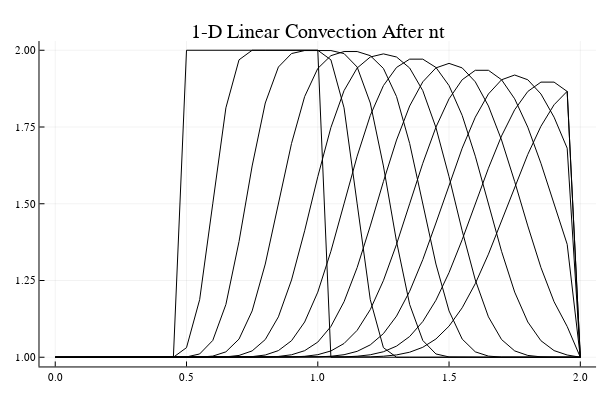

Write notebook code for a chart like this one.
### Code cell
plot()
for nt = 0:5:50
    plot!(range(0,stop = 2, length = 41),one_linearconv(41,nt,0.025,1),
        title = "1-D Linear Convection After nt",color=:black,legend=false)
end
plot!()

### Figure 1 — Plotly figure (JSON) as saved in the notebook; plotly's stock layout.template omitted (floating-point values rounded to 4 significant figures)
{"data": [{"colorbar": {"title": ""}, "hoverinfo": "text", "legendgroup": "y1", "line": {"color": "rgba(0, 0, 0, 1.000)", "dash": "solid", "shape": "linear", "width": 1}, "mode": "lines", "name": "y1", "showlegend": true, "text": [null, null, null, null, null, null, null, null, null, null, null, null, null, null, null, null, null, null, null, null, null, null, null, null, null, null, null, null, null, null, null, null, null, null, null, null, null, null, null, null, null], "type": "scatter", "x": [0, 0.05, 0.1, 0.15, 0.2, 0.25, 0.3, 0.35, 0.4, 0.45, 0.5, 0.55, 0.6, 0.65, 0.7, 0.75, 0.8, 0.85, 0.9, 0.95, 1, 1.05, 1.1, 1.15, 1.2, 1.25, 1.3, 1.35, 1.4, 1.45, 1.5, 1.55, 1.6, 1.65, 1.7, 1.75, 1.8, 1.85, 1.9, 1.95, 2], "xaxis": "x1", "y": [1, 1, 1, 1, 1, 1, 1, 1, 1, 1, 2, 2, 2, 2, 2, 2, 2, 2, 2, 2, 2, 1, 1, 1, 1, 1, 1, 1, 1, 1, 1, 1, 1, 1, 1, 1, 1, 1, 1, 1, 1], "yaxis": "y1", "zmax": 0.1, "zmin": -0.1}, {"colorbar": {"title": ""}, "hoverinfo": "text", "legendgroup": "y2", "line": {"color": "rgba(0, 0, 0, 1.000)", "dash": "solid", "shape": "linear", "width": 1}, "mode": "lines", "name": "y2", "showlegend": true, "text": [null, null, null, null, null, null, null, null, null, null, null, null, null, null, null, null, null, null, null, null, null, null, null, null, null, null, null, null, null, null, null, null, null, null, null, null, null, null, null, null, null], "type": "scatter", "x": [0, 0.05, 0.1, 0.15, 0.2, 0.25, 0.3, 0.35, 0.4, 0.45, 0.5, 0.55, 0.6, 0.65, 0.7, 0.75, 0.8, 0.85, 0.9, 0.95, 1, 1.05, 1.1, 1.15, 1.2, 1.25, 1.3, 1.35, 1.4, 1.45, 1.5, 1.55, 1.6, 1.65, 1.7, 1.75, 1.8, 1.85, 1.9, 1.95, 2], "xaxis": "x1", "y": [1, 1, 1, 1, 1, 1, 1, 1, 1, 1, 1.031, 1.188, 1.5, 1.812, 1.969, 2, 2, 2, 2, 2, 2, 1.969, 1.812, 1.5, 1.188, 1.031, 1, 1, 1, 1, 1, 1, 1, 1, 1, 1, 1, 1, 1, 1, 1], "yaxis": "y1", "zmax": 0.1, "zmin": -0.1}, {"colorbar": {"title": ""}, "hoverinfo": "text", "legendgroup": "y3", "line": {"color": "rgba(0, 0, 0, 1.000)", "dash": "solid", "shape": "linear", "width": 1}, "mode": "lines", "name": "y3", "showlegend": true, "text": [null, null, null, null, null, null, null, null, null, null, null, null, null, null, null, null, null, null, null, null, null, null, null, null, null, null, null, null, null, null, null, null, null, null, null, null, null, null, null, null, null], "type": "scatter", "x": [0, 0.05, 0.1, 0.15, 0.2, 0.25, 0.3, 0.35, 0.4, 0.45, 0.5, 0.55, 0.6, 0.65, 0.7, 0.75, 0.8, 0.85, 0.9, 0.95, 1, 1.05, 1.1, 1.15, 1.2, 1.25, 1.3, 1.35, 1.4, 1.45, 1.5, 1.55, 1.6, 1.65, 1.7, 1.75, 1.8, 1.85, 1.9, 1.95, 2], "xaxis": "x1", "y": [1, 1, 1, 1, 1, 1, 1, 1, 1, 1, 1.001, 1.011, 1.055, 1.172, 1.377, 1.623, 1.828, 1.945, 1.989, 1.999, 2, 1.999, 1.989, 1.945, 1.828, 1.623, 1.377, 1.172, 1.055, 1.011, 1.001, 1, 1, 1, 1, 1, 1, 1, 1, 1, 1], "yaxis": "y1", "zmax": 0.1, "zmin": -0.1}, {"colorbar": {"title": ""}, "hoverinfo": "text", "legendgroup": "y4", "line": {"color": "rgba(0, 0, 0, 1.000)", "dash": "solid", "shape": "linear", "width": 1}, "mode": "lines", "name": "y4", "showlegend": true, "text": [null, null, null, null, null, null, null, null, null, null, null, null, null, null, null, null, null, null, null, null, null, null, null, null, null, null, null, null, null, null, null, null, null, null, null, null, null, null, null, null, null], "type": "scatter", "x": [0, 0.05, 0.1, 0.15, 0.2, 0.25, 0.3, 0.35, 0.4, 0.45, 0.5, 0.55, 0.6, 0.65, 0.7, 0.75, 0.8, 0.85, 0.9, 0.95, 1, 1.05, 1.1, 1.15, 1.2, 1.25, 1.3, 1.35, 1.4, 1.45, 1.5, 1.55, 1.6, 1.65, 1.7, 1.75, 1.8, 1.85, 1.9, 1.95, 2], "xaxis": "x1", "y": [1, 1, 1, 1, 1, 1, 1, 1, 1, 1, 1.0, 1.0, 1.004, 1.018, 1.059, 1.151, 1.304, 1.5, 1.696, 1.849, 1.941, 1.982, 1.996, 1.996, 1.982, 1.941, 1.849, 1.696, 1.5, 1.304, 1.151, 1.059, 1.018, 1.004, 1.0, 1.0, 1, 1, 1, 1, 1], "yaxis": "y1", "zmax": 0.1, "zmin": -0.1}, {"colorbar": {"title": ""}, "hoverinfo": "text", "legendgroup": "y5", "line": {"color": "rgba(0, 0, 0, 1.000)", "dash": "solid", "shape": "linear", "width": 1}, "mode": "lines", "name": "y5", "showlegend": true, "text": [null, null, null, null, null, null, null, null, null, null, null, null, null, null, null, null, null, null, null, null, null, null, null, null, null, null, null, null, null, null, null, null, null, null, null, null, null, null, null, null, null], "type": "scatter", "x": [0, 0.05, 0.1, 0.15, 0.2, 0.25, 0.3, 0.35, 0.4, 0.45, 0.5, 0.55, 0.6, 0.65, 0.7, 0.75, 0.8, 0.85, 0.9, 0.95, 1, 1.05, 1.1, 1.15, 1.2, 1.25, 1.3, 1.35, 1.4, 1.45, 1.5, 1.55, 1.6, 1.65, 1.7, 1.75, 1.8, 1.85, 1.9, 1.95, 2], "xaxis": "x1", "y": [1, 1, 1, 1, 1, 1, 1, 1, 1, 1, 1.0, 1.0, 1.0, 1.001, 1.006, 1.021, 1.058, 1.132, 1.252, 1.412, 1.588, 1.748, 1.868, 1.942, 1.978, 1.988, 1.978, 1.942, 1.868, 1.748, 1.588, 1.412, 1.252, 1.132, 1.058, 1.021, 1.006, 1.001, 1.0, 1.0, 1], "yaxis": "y1", "zmax": 0.1, "zmin": -0.1}, {"colorbar": {"title": ""}, "hoverinfo": "text", "legendgroup": "y6", "line": {"color": "rgba(0, 0, 0, 1.000)", "dash": "solid", "shape": "linear", "width": 1}, "mode": "lines", "name": "y6", "showlegend": true, "text": [null, null, null, null, null, null, null, null, null, null, null, null, null, null, null, null, null, null, null, null, null, null, null, null, null, null, null, null, null, null, null, null, null, null, null, null, null, null, null, null, null], "type": "scatter", "x": [0, 0.05, 0.1, 0.15, 0.2, 0.25, 0.3, 0.35, 0.4, 0.45, 0.5, 0.55, 0.6, 0.65, 0.7, 0.75, 0.8, 0.85, 0.9, 0.95, 1, 1.05, 1.1, 1.15, 1.2, 1.25, 1.3, 1.35, 1.4, 1.45, 1.5, 1.55, 1.6, 1.65, 1.7, 1.75, 1.8, 1.85, 1.9, 1.95, 2], "xaxis": "x1", "y": [1, 1, 1, 1, 1, 1, 1, 1, 1, 1, 1.0, 1.0, 1.0, 1.0, 1.0, 1.002, 1.007, 1.022, 1.054, 1.115, 1.212, 1.345, 1.5, 1.655, 1.788, 1.885, 1.944, 1.971, 1.971, 1.944, 1.885, 1.788, 1.655, 1.5, 1.345, 1.212, 1.115, 1.054, 1.022, 1.007, 1], "yaxis": "y1", "zmax": 0.1, "zmin": -0.1}, {"colorbar": {"title": ""}, "hoverinfo": "text", "legendgroup": "y7", "line": {"color": "rgba(0, 0, 0, 1.000)", "dash": "solid", "shape": "linear", "width": 1}, "mode": "lines", "name": "y7", "showlegend": true, "text": [null, null, null, null, null, null, null, null, null, null, null, null, null, null, null, null, null, null, null, null, null, null, null, null, null, null, null, null, null, null, null, null, null, null, null, null, null, null, null, null, null], "type": "scatter", "x": [0, 0.05, 0.1, 0.15, 0.2, 0.25, 0.3, 0.35, 0.4, 0.45, 0.5, 0.55, 0.6, 0.65, 0.7, 0.75, 0.8, 0.85, 0.9, 0.95, 1, 1.05, 1.1, 1.15, 1.2, 1.25, 1.3, 1.35, 1.4, 1.45, 1.5, 1.55, 1.6, 1.65, 1.7, 1.75, 1.8, 1.85, 1.9, 1.95, 2], "xaxis": "x1", "y": [1, 1, 1, 1, 1, 1, 1, 1, 1, 1, 1.0, 1.0, 1.0, 1.0, 1.0, 1.0, 1.001, 1.003, 1.008, 1.021, 1.049, 1.1, 1.181, 1.292, 1.428, 1.572, 1.708, 1.818, 1.897, 1.943, 1.957, 1.943, 1.897, 1.818, 1.708, 1.572, 1.428, 1.292, 1.181, 1.1, 1], "yaxis": "y1", "zmax": 0.1, "zmin": -0.1}, {"colorbar": {"title": ""}, "hoverinfo": "text", "legendgroup": "y8", "line": {"color": "rgba(0, 0, 0, 1.000)", "dash": "solid", "shape": "linear", "width": 1}, "mode": "lines", "name": "y8", "showlegend": true, "text": [null, null, null, null, null, null, null, null, null, null, null, null, null, null, null, null, null, null, null, null, null, null, null, null, null, null, null, null, null, null, null, null, null, null, null, null, null, null, null, null, null], "type": "scatter", "x": [0, 0.05, 0.1, 0.15, 0.2, 0.25, 0.3, 0.35, 0.4, 0.45, 0.5, 0.55, 0.6, 0.65, 0.7, 0.75, 0.8, 0.85, 0.9, 0.95, 1, 1.05, 1.1, 1.15, 1.2, 1.25, 1.3, 1.35, 1.4, 1.45, 1.5, 1.55, 1.6, 1.65, 1.7, 1.75, 1.8, 1.85, 1.9, 1.95, 2], "xaxis": "x1", "y": [1, 1, 1, 1, 1, 1, 1, 1, 1, 1, 1.0, 1.0, 1.0, 1.0, 1.0, 1.0, 1.0, 1.0, 1.001, 1.003, 1.008, 1.02, 1.045, 1.088, 1.155, 1.25, 1.368, 1.5, 1.632, 1.749, 1.842, 1.904, 1.935, 1.935, 1.904, 1.842, 1.749, 1.632, 1.5, 1.368, 1], "yaxis": "y1", "zmax": 0.1, "zmin": -0.1}, {"colorbar": {"title": ""}, "hoverinfo": "text", "legendgroup": "y9", "line": {"color": "rgba(0, 0, 0, 1.000)", "dash": "solid", "shape": "linear", "width": 1}, "mode": "lines", "name": "y9", "showlegend": true, "text": [null, null, null, null, null, null, null, null, null, null, null, null, null, null, null, null, null, null, null, null, null, null, null, null, null, null, null, null, null, null, null, null, null, null, null, null, null, null, null, null, null], "type": "scatter", "x": [0, 0.05, 0.1, 0.15, 0.2, 0.25, 0.3, 0.35, 0.4, 0.45, 0.5, 0.55, 0.6, 0.65, 0.7, 0.75, 0.8, 0.85, 0.9, 0.95, 1, 1.05, 1.1, 1.15, 1.2, 1.25, 1.3, 1.35, 1.4, 1.45, 1.5, 1.55, 1.6, 1.65, 1.7, 1.75, 1.8, 1.85, 1.9, 1.95, 2], "xaxis": "x1", "y": [1, 1, 1, 1, 1, 1, 1, 1, 1, 1, 1.0, 1.0, 1.0, 1.0, 1.0, 1.0, 1.0, 1.0, 1.0, 1.0, 1.001, 1.003, 1.008, 1.019, 1.04, 1.077, 1.134, 1.215, 1.318, 1.437, 1.562, 1.681, 1.782, 1.858, 1.904, 1.919, 1.904, 1.858, 1.782, 1.681, 1], "yaxis": "y1", "zmax": 0.1, "zmin": -0.1}, {"colorbar": {"title": ""}, "hoverinfo": "text", "legendgroup": "y10", "line": {"color": "rgba(0, 0, 0, 1.000)", "dash": "solid", "shape": "linear", "width": 1}, "mode": "lines", "name": "y10", "showlegend": true, "text": [null, null, null, null, null, null, null, null, null, null, null, null, null, null, null, null, null, null, null, null, null, null, null, null, null, null, null, null, null, null, null, null, null, null, null, null, null, null, null, null, null], "type": "scatter", "x": [0, 0.05, 0.1, 0.15, 0.2, 0.25, 0.3, 0.35, 0.4, 0.45, 0.5, 0.55, 0.6, 0.65, 0.7, 0.75, 0.8, 0.85, 0.9, 0.95, 1, 1.05, 1.1, 1.15, 1.2, 1.25, 1.3, 1.35, 1.4, 1.45, 1.5, 1.55, 1.6, 1.65, 1.7, 1.75, 1.8, 1.85, 1.9, 1.95, 2], "xaxis": "x1", "y": [1, 1, 1, 1, 1, 1, 1, 1, 1, 1, 1.0, 1.0, 1.0, 1.0, 1.0, 1.0, 1.0, 1.0, 1.0, 1.0, 1.0, 1.0, 1.001, 1.003, 1.008, 1.018, 1.036, 1.068, 1.116, 1.186, 1.276, 1.383, 1.5, 1.616, 1.721, 1.806, 1.866, 1.896, 1.896, 1.866, 1], "yaxis": "y1", "zmax": 0.1, "zmin": -0.1}, {"colorbar": {"title": ""}, "hoverinfo": "text", "legendgroup": "y11", "line": {"color": "rgba(0, 0, 0, 1.000)", "dash": "solid", "shape": "linear", "width": 1}, "mode": "lines", "name": "y11", "showlegend": true, "text": [null, null, null, null, null, null, null, null, null, null, null, null, null, null, null, null, null, null, null, null, null, null, null, null, null, null, null, null, null, null, null, null, null, null, null, null, null, null, null, null, null], "type": "scatter", "x": [0, 0.05, 0.1, 0.15, 0.2, 0.25, 0.3, 0.35, 0.4, 0.45, 0.5, 0.55, 0.6, 0.65, 0.7, 0.75, 0.8, 0.85, 0.9, 0.95, 1, 1.05, 1.1, 1.15, 1.2, 1.25, 1.3, 1.35, 1.4, 1.45, 1.5, 1.55, 1.6, 1.65, 1.7, 1.75, 1.8, 1.85, 1.9, 1.95, 2], "xaxis": "x1", "y": [1, 1, 1, 1, 1, 1, 1, 1, 1, 1, 1.0, 1.0, 1.0, 1.0, 1.0, 1.0, 1.0, 1.0, 1.0, 1.0, 1.0, 1.0, 1.0, 1.0, 1.001, 1.003, 1.008, 1.016, 1.032, 1.059, 1.101, 1.161, 1.24, 1.336, 1.443, 1.555, 1.661, 1.752, 1.822, 1.866, 1], "yaxis": "y1", "zmax": 0.1, "zmin": -0.1}], "layout": {"annotations": [{"font": {"color": "rgba(0, 0, 0, 1.000)", "family": "sans-serif", "size": 20}, "rotation": 0, "showarrow": false, "text": "1-D Linear Convection After nt", "x": 0.5296, "xanchor": "center", "xref": "paper", "y": 1, "yanchor": "top", "yref": "paper"}], "height": 400, "margin": {"b": 20, "l": 0, "r": 0, "t": 20}, "paper_bgcolor": "rgba(255, 255, 255, 1.000)", "plot_bgcolor": "rgba(255, 255, 255, 1.000)", "showlegend": false, "width": 600, "xaxis": {"anchor": "y1", "domain": [0.06582, 0.9934], "gridcolor": "rgba(0, 0, 0, 0.100)", "gridwidth": 0.5, "linecolor": "rgba(0, 0, 0, 1.000)", "mirror": false, "range": [-0.06, 2.06], "showgrid": true, "showline": true, "showticklabels": true, "tickangle": 0, "tickcolor": "rgb(0, 0, 0)", "tickfont": {"color": "rgba(0, 0, 0, 1.000)", "family": "sans-serif", "size": 11}, "tickmode": "array", "ticks": "inside", "ticktext": ["0.0", "0.5", "1.0", "1.5", "2.0"], "tickvals": [0, 0.5, 1, 1.5, 2], "title": "", "titlefont": {"color": "rgba(0, 0, 0, 1.000)", "family": "sans-serif", "size": 15}, "type": "-", "visible": true, "zeroline": false, "zerolinecolor": "rgba(0, 0, 0, 1.000)"}, "yaxis": {"anchor": "x1", "domain": [0.03762, 0.9415], "gridcolor": "rgba(0, 0, 0, 0.100)", "gridwidth": 0.5, "linecolor": "rgba(0, 0, 0, 1.000)", "mirror": false, "range": [0.97, 2.03], "showgrid": true, "showline": true, "showticklabels": true, "tickangle": 0, "tickcolor": "rgb(0, 0, 0)", "tickfont": {"color": "rgba(0, 0, 0, 1.000)", "family": "sans-serif", "size": 11}, "tickmode": "array", "ticks": "inside", "ticktext": ["1.00", "1.25", "1.50", "1.75", "2.00"], "tickvals": [1, 1.25, 1.5, 1.75, 2], "title": "", "titlefont": {"color": "rgba(0, 0, 0, 1.000)", "family": "sans-serif", "size": 15}, "type": "-", "visible": true, "zeroline": false, "zerolinecolor": "rgba(0, 0, 0, 1.000)"}}}
